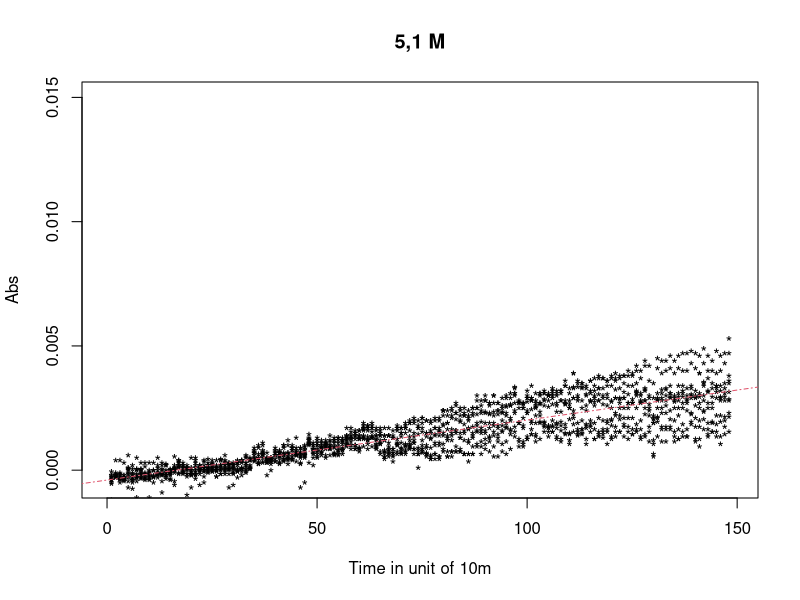

Reproduce this figure in R.
setwd('/Users/ZoubouzoumBouzey/Documents/Bacteruino/bio/2nd/bigassplot2/')

table = read.table("alllm251.csv", header = TRUE)

summary(table)

table[,c('pas','X51')]

#par(mfrow=c(2,1))   #HAVE TO BE ACTIVETED in order to plot every graph differently. 

plot(table[,'pas'], table[,'X51'],main = "5,1 M", pch='*', col=1, xlim = c(0, 149), ylab = 'Abs', xlab = 'Time in unit of 10m' ,ylim = c(-0.0005 , 0.015))
blancall = lm(X51~pas, table)
summary(lm(X51~pas, table))
abline(blancall, lty=4,col = 2)
